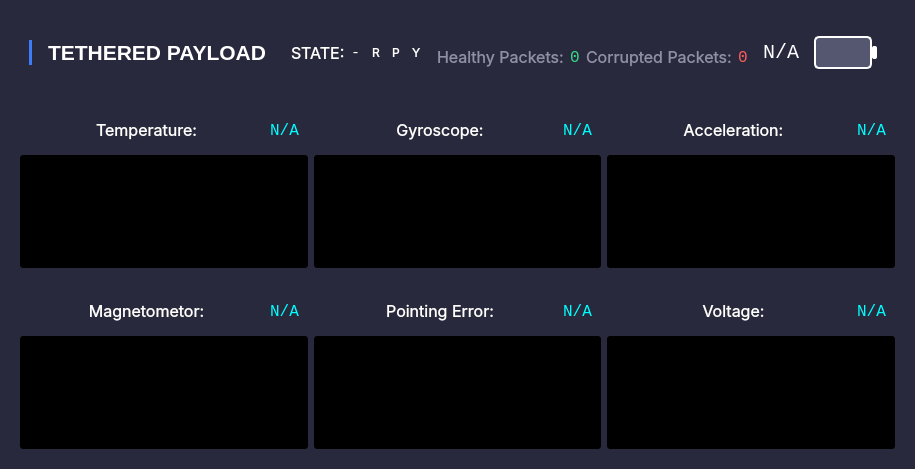
     <widget class="QWidget" name="payload_box" native="true">
      <property name="sizePolicy">
       <sizepolicy hsizetype="Preferred" vsizetype="Expanding">
        <horstretch>0</horstretch>
        <verstretch>0</verstretch>
       </sizepolicy>
      </property>
      <property name="minimumSize">
       <size>
        <width>800</width>
        <height>0</height>
       </size>
      </property>
      <property name="maximumSize">
       <size>
        <width>16777215</width>
        <height>16777215</height>
       </size>
      </property>
      <property name="styleSheet">
       <string notr="true">color: white;
background-color: rgb(40, 41, 61);
border-radius: 20px;</string>
      </property>
      <layout class="QVBoxLayout" name="verticalLayout_5">
       <property name="topMargin">
        <number>9</number>
       </property>
       <item>
        <widget class="QGroupBox" name="header_box_5">
         <layout class="QHBoxLayout" name="header_box_6">
          <item>
           <widget class="QGroupBox" name="title_box_5">
            <layout class="QHBoxLayout" name="horizontalLayout_20">
             <item>
              <widget class="Line" name="line_6">
               <property name="maximumSize">
                <size>
                 <width>16777215</width>
                 <height>25</height>
                </size>
               </property>
               <property name="styleSheet">
                <string notr="true">background-color: rgb(62, 123, 250);
border-radius: 100px;</string>
               </property>
               <property name="orientation">
                <enum>Qt::Vertical</enum>
               </property>
              </widget>
             </item>
             <item>
              <spacer name="horizontalSpacer_8">
               <property name="orientation">
                <enum>Qt::Horizontal</enum>
               </property>
               <property name="sizeType">
                <enum>QSizePolicy::Fixed</enum>
               </property>
               <property name="sizeHint" stdset="0">
                <size>
                 <width>10</width>
                 <height>20</height>
                </size>
               </property>
              </spacer>
             </item>
             <item>
              <widget class="QLabel" name="title_5">
               <property name="maximumSize">
                <size>
                 <width>16777215</width>
                 <height>25</height>
                </size>
               </property>
               <property name="font">
                <font>
                 <pointsize>16</pointsize>
                 <weight>75</weight>
                 <bold>true</bold>
                </font>
               </property>
               <property name="styleSheet">
                <string notr="true"/>
               </property>
               <property name="text">
                <string>TETHERED PAYLOAD</string>
               </property>
              </widget>
             </item>
            </layout>
           </widget>
          </item>
          <item>
           <widget class="QGroupBox" name="battery_box_3">
            <property name="flat">
             <bool>false</bool>
            </property>
            <layout class="QHBoxLayout" name="horizontalLayout_15">
             <item>
              <widget class="QLabel" name="label_17">
               <property name="maximumSize">
                <size>
                 <width>61</width>
                 <height>16777215</height>
                </size>
               </property>
               <property name="font">
                <font>
                 <family>Inter</family>
                 <pointsize>12</pointsize>
                </font>
               </property>
               <property name="text">
                <string>STATE:</string>
               </property>
              </widget>
             </item>
             <item>
              <widget class="QLabel" name="p_state">
               <property name="font">
                <font>
                 <family>Consolas</family>
                 <pointsize>11</pointsize>
                </font>
               </property>
               <property name="text">
                <string>-</string>
               </property>
              </widget>
             </item>
             <item>
              <widget class="QWidget" name="widget_6" native="true">
               <property name="maximumSize">
                <size>
                 <width>17</width>
                 <height>5</height>
                </size>
               </property>
               <property name="styleSheet">
                <string notr="true">background-color: red;</string>
               </property>
              </widget>
             </item>
             <item>
              <widget class="QLabel" name="label_13">
               <property name="maximumSize">
                <size>
                 <width>50</width>
                 <height>16777215</height>
                </size>
               </property>
               <property name="font">
                <font>
                 <family>Inter</family>
                 <pointsize>9</pointsize>
                </font>
               </property>
               <property name="text">
                <string>R</string>
               </property>
              </widget>
             </item>
             <item>
              <widget class="QWidget" name="widget_7" native="true">
               <property name="maximumSize">
                <size>
                 <width>17</width>
                 <height>5</height>
                </size>
               </property>
               <property name="styleSheet">
                <string notr="true">background-color: rgb(0, 170, 0);</string>
               </property>
              </widget>
             </item>
             <item>
              <widget class="QLabel" name="label_12">
               <property name="maximumSize">
                <size>
                 <width>50</width>
                 <height>16777215</height>
                </size>
               </property>
               <property name="font">
                <font>
                 <family>Inter</family>
                 <pointsize>9</pointsize>
                </font>
               </property>
               <property name="text">
                <string>P</string>
               </property>
              </widget>
             </item>
             <item>
              <widget class="QWidget" name="widget_3" native="true">
               <property name="maximumSize">
                <size>
                 <width>17</width>
                 <height>5</height>
                </size>
               </property>
               <property name="styleSheet">
                <string notr="true">background-color: cyan;</string>
               </property>
              </widget>
             </item>
             <item>
              <widget class="QLabel" name="label_9">
               <property name="maximumSize">
                <size>
                 <width>50</width>
                 <height>16777215</height>
                </size>
               </property>
               <property name="font">
                <font>
                 <family>Inter</family>
                 <pointsize>9</pointsize>
                </font>
               </property>
               <property name="text">
                <string>Y</string>
               </property>
              </widget>
             </item>
             <item>
              <widget class="QGroupBox" name="pkg_count_box_2">
               <property name="minimumSize">
                <size>
                 <width>214</width>
                 <height>40</height>
                </size>
               </property>
               <property name="maximumSize">
                <size>
                 <width>400</width>
                 <height>31</height>
                </size>
               </property>
               <layout class="QHBoxLayout" name="horizontalLayout_17">
                <item>
                 <widget class="QLabel" name="pkg_count_label_7">
                  <property name="font">
                   <font>
                    <family>Inter</family>
                    <pointsize>12</pointsize>
                   </font>
                  </property>
                  <property name="styleSheet">
                   <string notr="true">color: #8f90a6;</string>
                  </property>
                  <property name="text">
                   <string>Healthy Packets:</string>
                  </property>
                 </widget>
                </item>
                <item>
                 <widget class="QLabel" name="p_healthy_pkg_count">
                  <property name="font">
                   <font>
                    <family>Consolas</family>
                    <pointsize>12</pointsize>
                   </font>
                  </property>
                  <property name="styleSheet">
                   <string notr="true">color: #39d98a;</string>
                  </property>
                  <property name="text">
                   <string>0</string>
                  </property>
                 </widget>
                </item>
                <item>
                 <widget class="QLabel" name="pkg_count_label_8">
                  <property name="font">
                   <font>
                    <family>Inter</family>
                    <pointsize>12</pointsize>
                   </font>
                  </property>
                  <property name="styleSheet">
                   <string notr="true">color: #8f90a6;</string>
                  </property>
                  <property name="text">
                   <string>Corrupted Packets:</string>
                  </property>
                 </widget>
                </item>
                <item>
                 <widget class="QLabel" name="p_corrupted_pkg_count">
                  <property name="font">
                   <font>
                    <family>Consolas</family>
                    <pointsize>12</pointsize>
                   </font>
                  </property>
                  <property name="styleSheet">
                   <string notr="true">color: #ff5c5c;</string>
                  </property>
                  <property name="text">
                   <string>0</string>
                  </property>
                 </widget>
                </item>
               </layout>
              </widget>
             </item>
             <item>
              <widget class="QLabel" name="payload_battery_percent">
               <property name="font">
                <font>
                 <family>Consolas</family>
                 <pointsize>15</pointsize>
                </font>
               </property>
               <property name="text">
                <string>N/A</string>
               </property>
               <property name="alignment">
                <set>Qt::AlignRight|Qt::AlignTrailing|Qt::AlignVCenter</set>
               </property>
              </widget>
             </item>
             <item>
              <widget class="QWidget" name="widget_4" native="true">
               <property name="minimumSize">
                <size>
                 <width>81</width>
                 <height>51</height>
                </size>
               </property>
               <property name="maximumSize">
                <size>
                 <width>81</width>
                 <height>51</height>
                </size>
               </property>
               <layout class="QHBoxLayout" name="horizontalLayout_16">
                <property name="spacing">
                 <number>0</number>
                </property>
                <item>
                 <widget class="QProgressBar" name="p_battery_visual">
                  <property name="sizePolicy">
                   <sizepolicy hsizetype="Expanding" vsizetype="Expanding">
                    <horstretch>0</horstretch>
                    <verstretch>0</verstretch>
                   </sizepolicy>
                  </property>
                  <property name="styleSheet">
                   <string notr="true">QProgressBar {
	border-radius: 5px;
	background-color: #555770;
	border: 2px solid white;
}

QProgressBar::chunk {
	border-radius: 5px;
	background-color: #39d98a;
	border: 2px solid #555770;
}</string>
                  </property>
                  <property name="maximum">
                   <number>100</number>
                  </property>
                  <property name="value">
                   <number>0</number>
                  </property>
                  <property name="textVisible">
                   <bool>false</bool>
                  </property>
                  <property name="invertedAppearance">
                   <bool>false</bool>
                  </property>
                 </widget>
                </item>
                <item>
                 <widget class="QWidget" name="widget_5" native="true">
                  <property name="sizePolicy">
                   <sizepolicy hsizetype="Preferred" vsizetype="Fixed">
                    <horstretch>0</horstretch>
                    <verstretch>0</verstretch>
                   </sizepolicy>
                  </property>
                  <property name="minimumSize">
                   <size>
                    <width>5</width>
                    <height>13</height>
                   </size>
                  </property>
                  <property name="maximumSize">
                   <size>
                    <width>5</width>
                    <height>13</height>
                   </size>
                  </property>
                  <property name="styleSheet">
                   <string notr="true">border-radius: 2px;
background-color: white;</string>
                  </property>
                 </widget>
                </item>
               </layout>
              </widget>
             </item>
            </layout>
           </widget>
          </item>
         </layout>
        </widget>
       </item>
       <item>
        <widget class="QGroupBox" name="chart_box_3">
         <property name="minimumSize">
          <size>
           <width>781</width>
           <height>175</height>
          </size>
         </property>
         <property name="maximumSize">
          <size>
           <width>16777215</width>
           <height>193</height>
          </size>
         </property>
         <property name="styleSheet">
          <string notr="true">border-radius: 3px;</string>
         </property>
         <layout class="QGridLayout" name="gridLayout_3">
          <item row="1" column="1">
           <widget class="QWidget" name="widget_13" native="true">
            <layout class="QHBoxLayout" name="horizontalLayout_24">
             <item>
              <widget class="QLabel" name="p_gyro_label">
               <property name="sizePolicy">
                <sizepolicy hsizetype="MinimumExpanding" vsizetype="Minimum">
                 <horstretch>0</horstretch>
                 <verstretch>0</verstretch>
                </sizepolicy>
               </property>
               <property name="minimumSize">
                <size>
                 <width>0</width>
                 <height>0</height>
                </size>
               </property>
               <property name="font">
                <font>
                 <family>Inter</family>
                 <pointsize>12</pointsize>
                </font>
               </property>
               <property name="text">
                <string>Gyroscope:</string>
               </property>
               <property name="alignment">
                <set>Qt::AlignCenter</set>
               </property>
              </widget>
             </item>
             <item>
              <widget class="QLabel" name="p_gyro_value">
               <property name="sizePolicy">
                <sizepolicy hsizetype="Minimum" vsizetype="Minimum">
                 <horstretch>0</horstretch>
                 <verstretch>0</verstretch>
                </sizepolicy>
               </property>
               <property name="minimumSize">
                <size>
                 <width>0</width>
                 <height>0</height>
                </size>
               </property>
               <property name="font">
                <font>
                 <family>Consolas</family>
                 <pointsize>12</pointsize>
                </font>
               </property>
               <property name="styleSheet">
                <string notr="true">color: cyan;</string>
               </property>
               <property name="text">
                <string>N/A</string>
               </property>
               <property name="alignment">
                <set>Qt::AlignCenter</set>
               </property>
              </widget>
             </item>
            </layout>
           </widget>
          </item>
          <item row="1" column="2">
           <widget class="QWidget" name="widget_14" native="true">
            <layout class="QHBoxLayout" name="horizontalLayout_25">
             <item>
              <widget class="QLabel" name="p_accel_label">
               <property name="sizePolicy">
                <sizepolicy hsizetype="MinimumExpanding" vsizetype="Minimum">
                 <horstretch>0</horstretch>
                 <verstretch>0</verstretch>
                </sizepolicy>
               </property>
               <property name="minimumSize">
                <size>
                 <width>0</width>
                 <height>0</height>
                </size>
               </property>
               <property name="font">
                <font>
                 <family>Inter</family>
                 <pointsize>12</pointsize>
                </font>
               </property>
               <property name="text">
                <string>Acceleration:</string>
               </property>
               <property name="alignment">
                <set>Qt::AlignCenter</set>
               </property>
              </widget>
             </item>
             <item>
              <widget class="QLabel" name="p_accel_value">
               <property name="sizePolicy">
                <sizepolicy hsizetype="Minimum" vsizetype="Minimum">
                 <horstretch>0</horstretch>
                 <verstretch>0</verstretch>
                </sizepolicy>
               </property>
               <property name="minimumSize">
                <size>
                 <width>0</width>
                 <height>0</height>
                </size>
               </property>
               <property name="font">
                <font>
                 <family>Consolas</family>
                 <pointsize>12</pointsize>
                </font>
               </property>
               <property name="styleSheet">
                <string notr="true">color: cyan;</string>
               </property>
               <property name="text">
                <string>N/A</string>
               </property>
               <property name="alignment">
                <set>Qt::AlignCenter</set>
               </property>
              </widget>
             </item>
            </layout>
           </widget>
          </item>
          <item row="2" column="1">
           <widget class="PlotWidget" name="p_gyro_chart" native="true">
            <property name="sizePolicy">
             <sizepolicy hsizetype="Preferred" vsizetype="MinimumExpanding">
              <horstretch>0</horstretch>
              <verstretch>0</verstretch>
             </sizepolicy>
            </property>
            <property name="minimumSize">
             <size>
              <width>200</width>
              <height>0</height>
             </size>
            </property>
            <property name="maximumSize">
             <size>
              <width>343</width>
              <height>191</height>
             </size>
            </property>
            <property name="styleSheet">
             <string notr="true">background-color: black;</string>
            </property>
           </widget>
          </item>
          <item row="2" column="2">
           <widget class="PlotWidget" name="p_accel_chart" native="true">
            <property name="sizePolicy">
             <sizepolicy hsizetype="Preferred" vsizetype="MinimumExpanding">
              <horstretch>0</horstretch>
              <verstretch>0</verstretch>
             </sizepolicy>
            </property>
            <property name="minimumSize">
             <size>
              <width>200</width>
              <height>0</height>
             </size>
            </property>
            <property name="maximumSize">
             <size>
              <width>343</width>
              <height>191</height>
             </size>
            </property>
            <property name="styleSheet">
             <string notr="true">background-color: black;</string>
            </property>
           </widget>
          </item>
          <item row="2" column="0">
           <widget class="PlotWidget" name="p_temp_chart" native="true">
            <property name="sizePolicy">
             <sizepolicy hsizetype="Preferred" vsizetype="MinimumExpanding">
              <horstretch>0</horstretch>
              <verstretch>0</verstretch>
             </sizepolicy>
            </property>
            <property name="minimumSize">
             <size>
              <width>200</width>
              <height>0</height>
             </size>
            </property>
            <property name="maximumSize">
             <size>
              <width>343</width>
              <height>191</height>
             </size>
            </property>
            <property name="styleSheet">
             <string notr="true">background-color: black;</string>
            </property>
           </widget>
          </item>
          <item row="1" column="0">
           <widget class="QWidget" name="widget_12" native="true">
            <layout class="QHBoxLayout" name="horizontalLayout_22">
             <item>
              <widget class="QLabel" name="p_temp_label">
               <property name="sizePolicy">
                <sizepolicy hsizetype="MinimumExpanding" vsizetype="Minimum">
                 <horstretch>0</horstretch>
                 <verstretch>0</verstretch>
                </sizepolicy>
               </property>
               <property name="minimumSize">
                <size>
                 <width>0</width>
                 <height>0</height>
                </size>
               </property>
               <property name="font">
                <font>
                 <family>Inter</family>
                 <pointsize>12</pointsize>
                </font>
               </property>
               <property name="text">
                <string>Temperature:</string>
               </property>
               <property name="alignment">
                <set>Qt::AlignCenter</set>
               </property>
              </widget>
             </item>
             <item>
              <widget class="QLabel" name="p_temp_value">
               <property name="sizePolicy">
                <sizepolicy hsizetype="Minimum" vsizetype="Minimum">
                 <horstretch>0</horstretch>
                 <verstretch>0</verstretch>
                </sizepolicy>
               </property>
               <property name="minimumSize">
                <size>
                 <width>0</width>
                 <height>0</height>
                </size>
               </property>
               <property name="font">
                <font>
                 <family>Consolas</family>
                 <pointsize>12</pointsize>
                </font>
               </property>
               <property name="styleSheet">
                <string notr="true">color: cyan;</string>
               </property>
               <property name="text">
                <string>N/A</string>
               </property>
               <property name="alignment">
                <set>Qt::AlignCenter</set>
               </property>
              </widget>
             </item>
            </layout>
           </widget>
          </item>
         </layout>
        </widget>
       </item>
       <item>
        <widget class="QGroupBox" name="chart_box_4">
         <property name="minimumSize">
          <size>
           <width>781</width>
           <height>175</height>
          </size>
         </property>
         <property name="maximumSize">
          <size>
           <width>16777215</width>
           <height>201</height>
          </size>
         </property>
         <property name="styleSheet">
          <string notr="true">border-radius: 3px;</string>
         </property>
         <layout class="QGridLayout" name="gridLayout_5">
          <item row="1" column="3">
           <widget class="PlotWidget" name="p_voltage_chart" native="true">
            <property name="sizePolicy">
             <sizepolicy hsizetype="Preferred" vsizetype="MinimumExpanding">
              <horstretch>0</horstretch>
              <verstretch>0</verstretch>
             </sizepolicy>
            </property>
            <property name="minimumSize">
             <size>
              <width>200</width>
              <height>0</height>
             </size>
            </property>
            <property name="maximumSize">
             <size>
              <width>343</width>
              <height>191</height>
             </size>
            </property>
            <property name="styleSheet">
             <string notr="true">background-color: black;</string>
            </property>
           </widget>
          </item>
          <item row="1" column="0">
           <widget class="PlotWidget" name="p_mag_chart" native="true">
            <property name="sizePolicy">
             <sizepolicy hsizetype="Preferred" vsizetype="MinimumExpanding">
              <horstretch>0</horstretch>
              <verstretch>0</verstretch>
             </sizepolicy>
            </property>
            <property name="minimumSize">
             <size>
              <width>200</width>
              <height>0</height>
             </size>
            </property>
            <property name="maximumSize">
             <size>
              <width>343</width>
              <height>191</height>
             </size>
            </property>
            <property name="styleSheet">
             <string notr="true">background-color: black;</string>
            </property>
           </widget>
          </item>
          <item row="1" column="1">
           <widget class="PlotWidget" name="p_ptr_err_chart" native="true">
            <property name="sizePolicy">
             <sizepolicy hsizetype="Preferred" vsizetype="MinimumExpanding">
              <horstretch>0</horstretch>
              <verstretch>0</verstretch>
             </sizepolicy>
            </property>
            <property name="minimumSize">
             <size>
              <width>200</width>
              <height>0</height>
             </size>
            </property>
            <property name="maximumSize">
             <size>
              <width>343</width>
              <height>191</height>
             </size>
            </property>
            <property name="styleSheet">
             <string notr="true">background-color: black;</string>
            </property>
           </widget>
          </item>
          <item row="0" column="1">
           <widget class="QWidget" name="widget_16" native="true">
            <layout class="QHBoxLayout" name="horizontalLayout_26">
             <item>
              <widget class="QLabel" name="p_ptr_err_label">
               <property name="sizePolicy">
                <sizepolicy hsizetype="MinimumExpanding" vsizetype="Minimum">
                 <horstretch>0</horstretch>
                 <verstretch>0</verstretch>
                </sizepolicy>
               </property>
               <property name="minimumSize">
                <size>
                 <width>0</width>
                 <height>0</height>
                </size>
               </property>
               <property name="font">
                <font>
                 <family>Inter</family>
                 <pointsize>12</pointsize>
                </font>
               </property>
               <property name="text">
                <string>Pointing Error:</string>
               </property>
               <property name="alignment">
                <set>Qt::AlignCenter</set>
               </property>
              </widget>
             </item>
             <item>
              <widget class="QLabel" name="p_ptr_err_value">
               <property name="sizePolicy">
                <sizepolicy hsizetype="Minimum" vsizetype="Minimum">
                 <horstretch>0</horstretch>
                 <verstretch>0</verstretch>
                </sizepolicy>
               </property>
               <property name="minimumSize">
                <size>
                 <width>0</width>
                 <height>0</height>
                </size>
               </property>
               <property name="font">
                <font>
                 <family>Consolas</family>
                 <pointsize>12</pointsize>
                </font>
               </property>
               <property name="styleSheet">
                <string notr="true">color: cyan;</string>
               </property>
               <property name="text">
                <string>N/A</string>
               </property>
               <property name="alignment">
                <set>Qt::AlignCenter</set>
               </property>
              </widget>
             </item>
            </layout>
           </widget>
          </item>
          <item row="0" column="3">
           <widget class="QWidget" name="widget_17" native="true">
            <layout class="QHBoxLayout" name="horizontalLayout_27">
             <item>
              <widget class="QLabel" name="p_voltage_label">
               <property name="sizePolicy">
                <sizepolicy hsizetype="MinimumExpanding" vsizetype="Minimum">
                 <horstretch>0</horstretch>
                 <verstretch>0</verstretch>
                </sizepolicy>
               </property>
               <property name="minimumSize">
                <size>
                 <width>0</width>
                 <height>0</height>
                </size>
               </property>
               <property name="font">
                <font>
                 <family>Inter</family>
                 <pointsize>12</pointsize>
                </font>
               </property>
               <property name="text">
                <string>Voltage:</string>
               </property>
               <property name="alignment">
                <set>Qt::AlignCenter</set>
               </property>
              </widget>
             </item>
             <item>
              <widget class="QLabel" name="p_voltage_value">
               <property name="sizePolicy">
                <sizepolicy hsizetype="Minimum" vsizetype="Minimum">
                 <horstretch>0</horstretch>
                 <verstretch>0</verstretch>
                </sizepolicy>
               </property>
               <property name="minimumSize">
                <size>
                 <width>0</width>
                 <height>0</height>
                </size>
               </property>
               <property name="font">
                <font>
                 <family>Consolas</family>
                 <pointsize>12</pointsize>
                </font>
               </property>
               <property name="styleSheet">
                <string notr="true">color: cyan;</string>
               </property>
               <property name="text">
                <string>N/A</string>
               </property>
               <property name="alignment">
                <set>Qt::AlignCenter</set>
               </property>
              </widget>
             </item>
            </layout>
           </widget>
          </item>
          <item row="0" column="0">
           <widget class="QWidget" name="widget_15" native="true">
            <layout class="QHBoxLayout" name="horizontalLayout_14">
             <item>
              <widget class="QLabel" name="p_mag_label">
               <property name="sizePolicy">
                <sizepolicy hsizetype="MinimumExpanding" vsizetype="Minimum">
                 <horstretch>0</horstretch>
                 <verstretch>0</verstretch>
                </sizepolicy>
               </property>
               <property name="minimumSize">
                <size>
                 <width>0</width>
                 <height>0</height>
                </size>
               </property>
               <property name="font">
                <font>
                 <family>Inter</family>
                 <pointsize>12</pointsize>
                </font>
               </property>
               <property name="text">
                <string>Magnetometor:</string>
               </property>
               <property name="alignment">
                <set>Qt::AlignCenter</set>
               </property>
              </widget>
             </item>
             <item>
              <widget class="QLabel" name="p_mag_value">
               <property name="sizePolicy">
                <sizepolicy hsizetype="Minimum" vsizetype="Minimum">
                 <horstretch>0</horstretch>
                 <verstretch>0</verstretch>
                </sizepolicy>
               </property>
               <property name="minimumSize">
                <size>
                 <width>0</width>
                 <height>0</height>
                </size>
               </property>
               <property name="font">
                <font>
                 <family>Consolas</family>
                 <pointsize>12</pointsize>
                </font>
               </property>
               <property name="styleSheet">
                <string notr="true">color: cyan;</string>
               </property>
               <property name="text">
                <string>N/A</string>
               </property>
               <property name="alignment">
                <set>Qt::AlignCenter</set>
               </property>
              </widget>
             </item>
            </layout>
           </widget>
          </item>
         </layout>
        </widget>
       </item>
      </layout>
     </widget>
